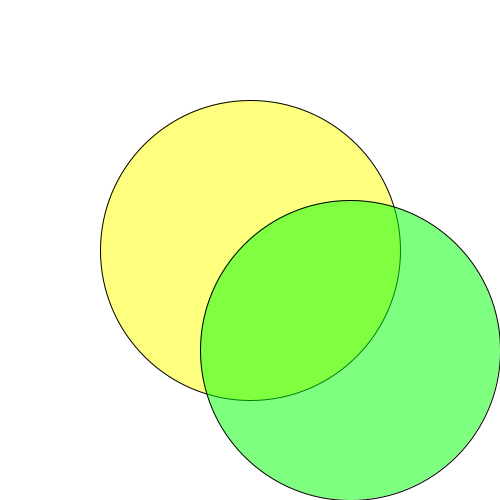
Frame 1 (no input)
Frame 60 (the mouse pressed at the canvas centre just before this capture): identical to frame 1, image omitted
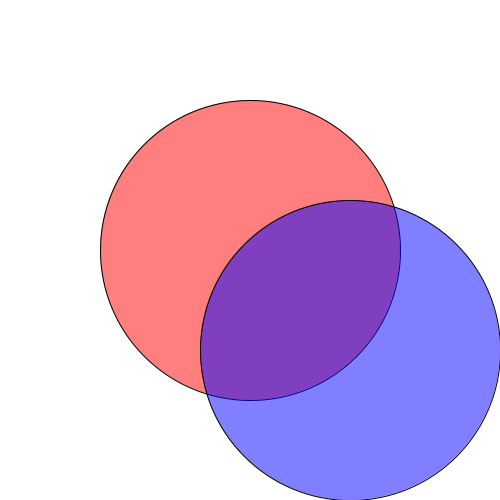
Frame 120 (the mouse held since frame 60 and released just before this capture)

The Processing sketch that drew these frames (run headless with seeded random() and noise(); from frame 60 on, the mouse is pressed at the canvas centre):

// Processing sketch: sketch_140707a
// ── sketch_140707a.pde
void setup(){
  size(500,500);
  frameRate(60);
}


void draw(){
  background(255);
  int x = mouseX;
  int y = mouseY;
  float dx = 250 - x;
  float dy = 250 - y;
  float r = sqrt(dx * dx + dy * dy);
  
  if(r <= 150){
    fill(255,0,0, 128);
    ellipse(250,250,300,300);
  }
  else{
    fill(255,255,0, 128);
    ellipse(250,250,300,300);
  }
  
  float dx2 = 350 - x;
  float dy2 = 350 - y;
  float r2 = sqrt(dx2 * dx2 + dy2 * dy2);
  if(r2 <= 150){
    fill(0,0,255, 128);
    ellipse(350,350,300,300);
  }
  else{
    fill(0,255,0, 128);
    ellipse(350,350,300,300);
  }
  //ellipse(250,250,300,300);
  //ellipse(350,350,300,300);
  fill(255,255,255);
  text(x, 10, 20);
  text(y, 10, 40);
  text(r, 10, 60);
  //int c = atan2(x, y);
}
